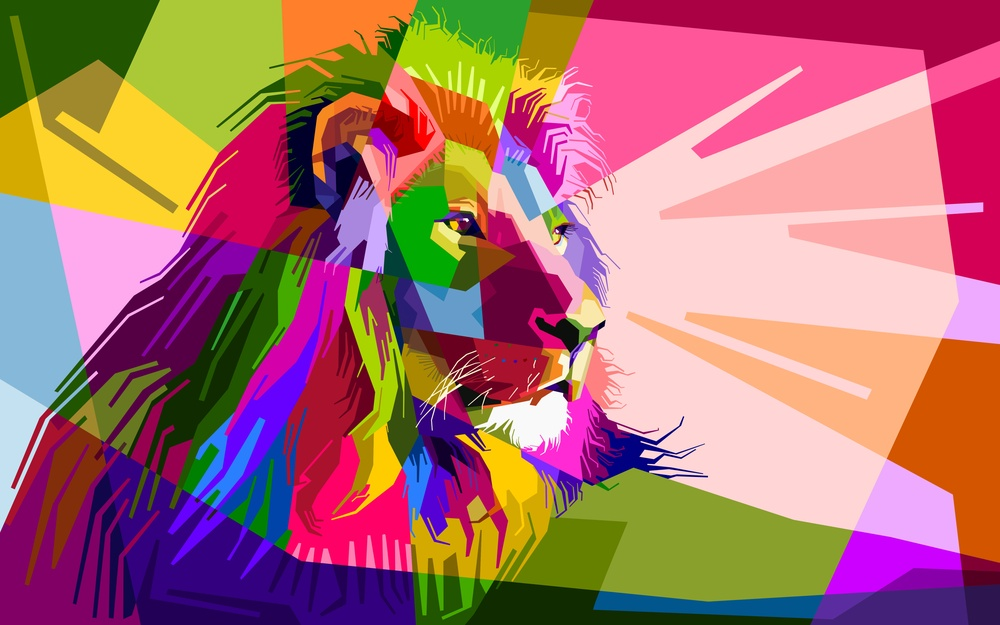
#> input picture image.jpg, 1000 x 625 px, shrunk from 5689 x 3556 before the run, found by its file name
$ python task-02.py
#> lines starting #> are read from the running program, lines starting #| are printed output that depends on the picture
from PIL import Image  # Make sure Pillow is installed

def encrypt_image(input_path, output_path):
    try:
        img = Image.open(input_path)
#> img is the input picture: PIL image 1000x625 RGB; mean R, G, B 170.7, 111.2, 110
        pixels = img.load()

        width, height = img.size
#> width = 1000; height = 625

        for i in range(width):
            for j in range(height):
                r, g, b = pixels[i, j]

                # swapping red and blue channels
                encrypted_pixel = (b, g, r)

                pixels[i, j] = encrypted_pixel

        img.save(output_path)
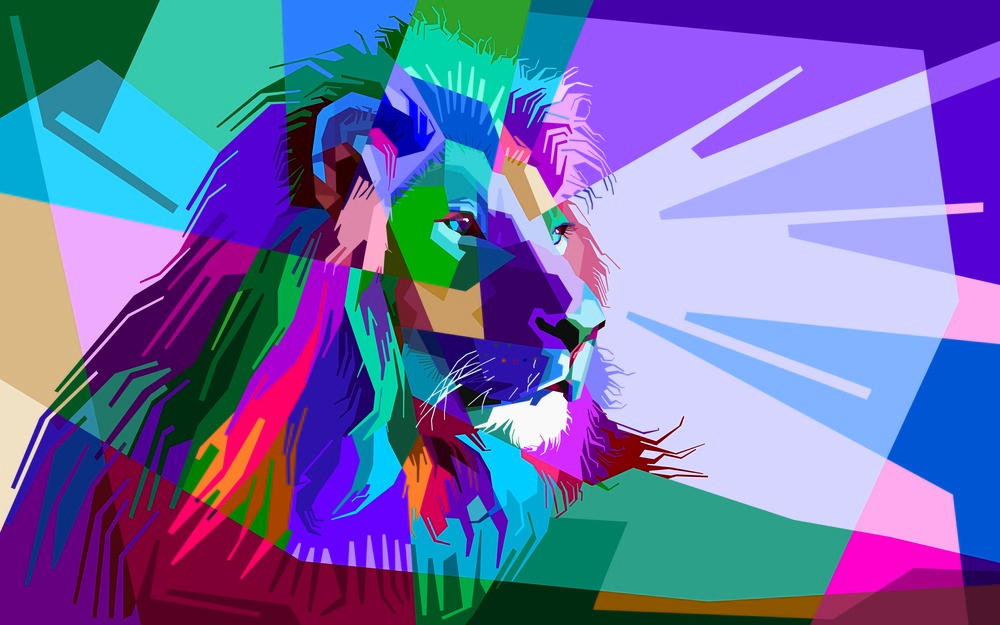
#> saved as encrypted_image.jpg: PIL image 1000x625 RGB; mean R, G, B 110, 111.2, 170.7
        print("Image encrypted successfully!")

    except Exception as e:
        print(f"Error during encryption: {e}")

def decrypt_image(input_path, output_path):
    try:
        img = Image.open(input_path)
        pixels = img.load()

        width, height = img.size
#> width = 1000; height = 625

        for i in range(width):
            for j in range(height):
                r, g, b = pixels[i, j]

                # swapping red and blue channels back
                decrypted_pixel = (b, g, r)

                pixels[i, j] = decrypted_pixel

        img.save(output_path)
        print("Image decrypted successfully!")

    except Exception as e:
        print(f"Error during decryption: {e}")

# Paths to the images
input_image = r"C:\Users\Akshay Solanki\Documents\PRODIGY_CS-02-main\image.jpg"
encrypted_image = r"C:\Users\Akshay Solanki\Documents\PRODIGY_CS-02-main\encrypted_image.jpg"
decrypted_image = r"C:\Users\Akshay Solanki\Documents\PRODIGY_CS-02-main\decrypted_image.jpg"

# Encrypt the image
encrypt_image(input_image, encrypted_image)

# Decrypt the image
decrypt_image(encrypted_image, decrypted_image)
